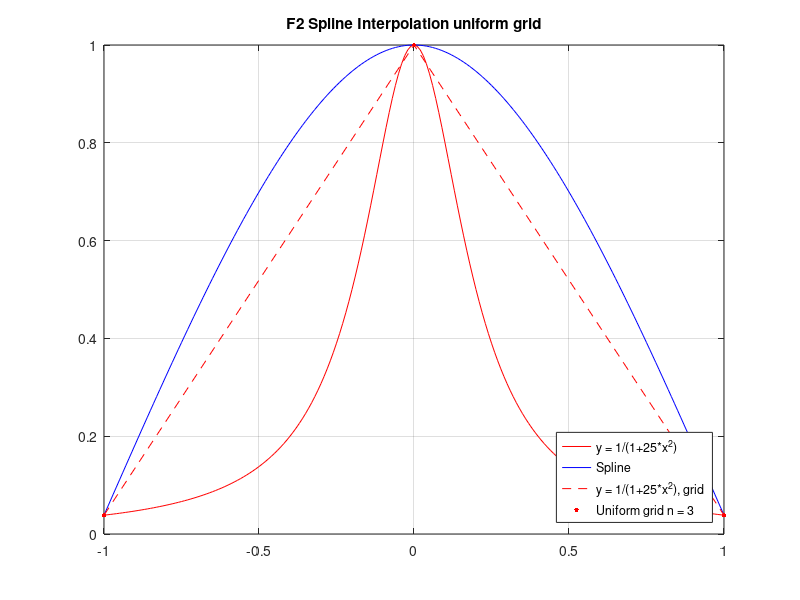
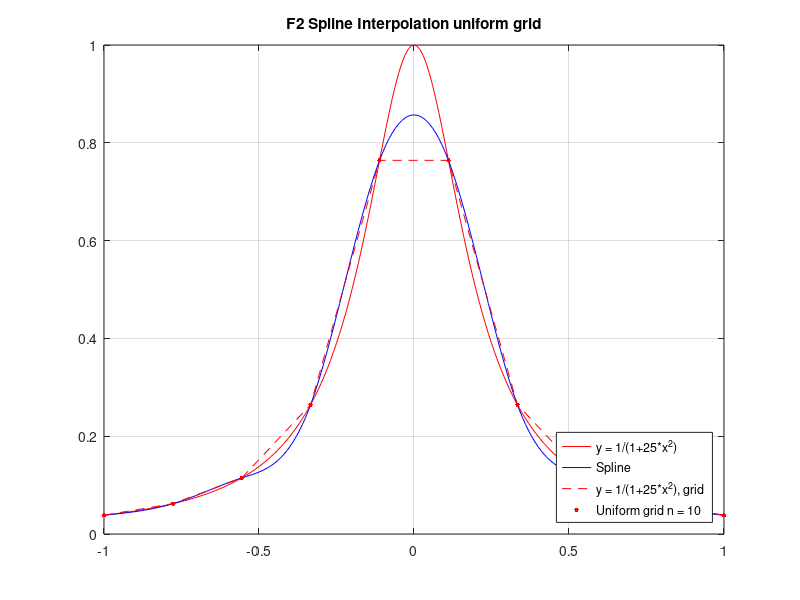
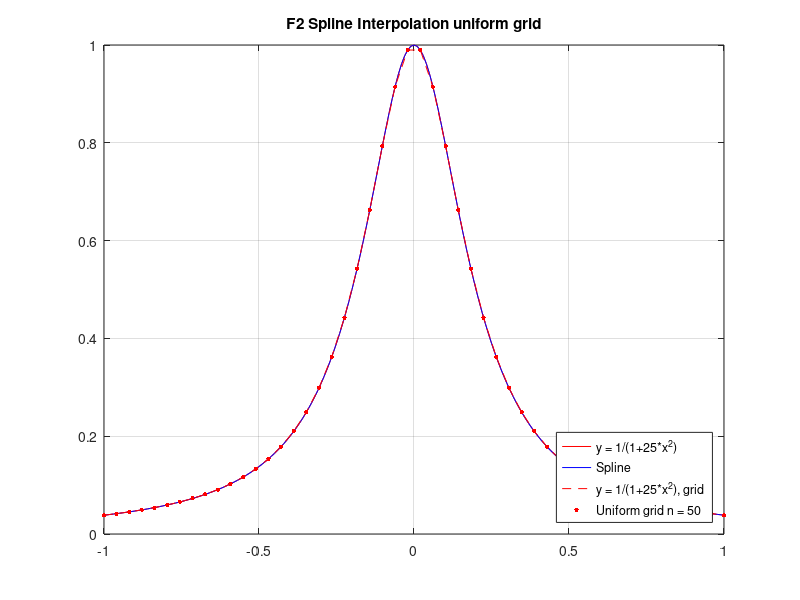

Here is the MATLAB script that generated these plots, in order:
% Интерполяция сплайнами F2 равномерная сетка (n = 3)
dot_x=[-1  0  1];
dot_y=[0.0384615  1  0.0384615];

x = [-1:0.01:1];
y = 1./(1+25.*x.^2);
plot(x,y,'r');
hold on

x=[-1:0.01:1];
y=[0.0384615  0.0528841  0.0673038  0.0817178  0.0961231  0.110517  0.124896  0.139258  0.1536  0.167919  0.182212  0.196475  0.210708  0.224905  0.239065  0.253185  0.267262  0.281292  0.295273  0.309202  0.323077  0.336894  0.35065  0.364343  0.377969  0.391526  0.405012  0.418422  0.431754  0.445005  0.458173  0.471254  0.484246  0.497146  0.50995  0.522656  0.535262  0.547763  0.560158  0.572443  0.584615  0.596673  0.608612  0.620429  0.632123  0.64369  0.655127  0.666431  0.6776  0.68863  0.699519  0.710264  0.720862  0.731309  0.741604  0.751743  0.761723  0.771542  0.781196  0.790683  0.8  0.809144  0.818112  0.8269  0.835508  0.84393  0.852165  0.86021  0.868062  0.875717  0.883173  0.890427  0.897477  0.904319  0.91095  0.917368  0.923569  0.929551  0.935312  0.940847  0.946154  0.95123  0.956073  0.960679  0.965046  0.969171  0.97305  0.976681  0.980062  0.983188  0.986058  0.988668  0.991015  0.993098  0.994912  0.996454  0.997723  0.998715  0.999427  0.999856  1  0.999856  0.999427  0.998715  0.997723  0.996454  0.994912  0.993098  0.991015  0.988668  0.986058  0.983188  0.980062  0.976681  0.97305  0.969171  0.965046  0.960679  0.956073  0.95123  0.946154  0.940847  0.935312  0.929551  0.923569  0.917368  0.91095  0.904319  0.897477  0.890427  0.883173  0.875717  0.868062  0.86021  0.852165  0.84393  0.835508  0.8269  0.818112  0.809144  0.8  0.790683  0.781196  0.771542  0.761723  0.751743  0.741604  0.731309  0.720862  0.710264  0.699519  0.68863  0.6776  0.666431  0.655127  0.64369  0.632123  0.620429  0.608612  0.596673  0.584615  0.572443  0.560158  0.547763  0.535262  0.522656  0.50995  0.497146  0.484246  0.471254  0.458173  0.445005  0.431754  0.418422  0.405012  0.391526  0.377969  0.364343  0.35065  0.336894  0.323077  0.309202  0.295273  0.281292  0.267262  0.253185  0.239065  0.224905  0.210708  0.196475  0.182212  0.167919  0.1536  0.139258  0.124896  0.110517  0.0961231  0.0817178  0.0673038  0.0528841  0.0384615];
plot(x,y,'b');

plot(dot_x,dot_y,'r--');

for i = 1:3
    plot(dot_x(i), dot_y(i), 'r.','MarkerSize', 10);
end


title('F2 Spline Interpolation uniform grid');
legend({'y = 1/(1+25*x^2)', 'Spline', 'y = 1/(1+25*x^2), grid', 'Uniform grid n = 3'}, 'Location', 'southeast');

%  xlim ([-3.1 3.1]);
%  ylim ([-0.1 3.1]);

grid on;
hold off

% Интерполяция сплайнами F2 равномерная сетка (n = 10)
figure;
dot_x = [-1  -0.777778  -0.555556  -0.333333  -0.111111  0.111111  0.333333  0.555556  0.777778  1];
dot_y = [0.0384615  0.0620214  0.114731  0.264706  0.764151  0.764151  0.264706  0.114731  0.0620214  0.0384615 ];

x = [-1:0.01:1];
y = 1./(1+25.*x.^2);
plot(x,y,'r');
hold on

x=[-1:0.01:1];
y=[0.0384615  0.0391034  0.0397504  0.0404076  0.04108  0.0417728  0.0424911  0.0432399  0.0440244  0.0448497  0.0457207  0.0466427  0.0476207  0.0486598  0.0497652  0.0509418  0.0521948  0.0535293  0.0549504  0.0564631  0.0580727  0.059784  0.0616023  0.0635315  0.0655665  0.0676977  0.0699156  0.0722106  0.0745734  0.0769942  0.0794637  0.0819723  0.0845104  0.0870685  0.0896371  0.0922067  0.0947678  0.0973107  0.0998261  0.102304  0.104736  0.107111  0.109421  0.111655  0.113805  0.115863  0.117862  0.119872  0.121963  0.124206  0.12667  0.129426  0.132543  0.136093  0.140146  0.144771  0.15004  0.156022  0.162787  0.170406  0.178949  0.188487  0.199089  0.210826  0.223768  0.237985  0.253548  0.270526  0.288912  0.308582  0.329403  0.351242  0.373964  0.397437  0.421526  0.446098  0.471019  0.496156  0.521375  0.546543  0.571526  0.59619  0.620402  0.644028  0.666935  0.688989  0.710056  0.730003  0.748696  0.766001  0.781816  0.796125  0.808928  0.820224  0.830014  0.838298  0.845076  0.850348  0.854113  0.856373  0.857126  0.856373  0.854113  0.850348  0.845076  0.838298  0.830014  0.820224  0.808928  0.796125  0.781816  0.766001  0.748696  0.730003  0.710056  0.688989  0.666935  0.644028  0.620402  0.59619  0.571526  0.546543  0.521375  0.496156  0.471019  0.446098  0.421526  0.397437  0.373964  0.351242  0.329403  0.308582  0.288912  0.270526  0.253548  0.237985  0.223768  0.210826  0.199089  0.188487  0.178949  0.170406  0.162787  0.156022  0.15004  0.144771  0.140146  0.136093  0.132543  0.129426  0.12667  0.124206  0.121963  0.119872  0.117862  0.115863  0.113805  0.111655  0.109421  0.107111  0.104736  0.102304  0.0998261  0.0973107  0.0947678  0.0922067  0.0896371  0.0870685  0.0845104  0.0819723  0.0794637  0.0769942  0.0745734  0.0722106  0.0699156  0.0676977  0.0655665  0.0635315  0.0616023  0.059784  0.0580727  0.0564631  0.0549504  0.0535293  0.0521948  0.0509418  0.0497652  0.0486598  0.0476207  0.0466427  0.0457207  0.0448497  0.0440244  0.0432399  0.0424911  0.0417728  0.04108  0.0404076  0.0397504  0.0391034  0.0384615];
plot(x,y,'b');

plot(dot_x,dot_y,'r--');

for i = 1:10
    plot(dot_x(i), dot_y(i), 'r.','MarkerSize', 10);
end

title('F2 Spline Interpolation uniform grid');
legend({'y = 1/(1+25*x^2)', 'Spline', 'y = 1/(1+25*x^2), grid', 'Uniform grid n = 10'}, 'Location', 'southeast');

%  xlim ([-1.1 1.1]);
%  ylim ([-0.1 1.1]);

grid on;
hold off

% Интерполяция сплайнами F2 равномерная сетка (n = 50)
figure;
dot_x=[-1  -0.959184  -0.918367  -0.877551  -0.836735  -0.795918  -0.755102  -0.714286  -0.673469  -0.632653  -0.591837  -0.55102  -0.510204  -0.469388  -0.428571  -0.387755  -0.346939  -0.306122  -0.265306  -0.22449  -0.183673  -0.142857  -0.102041  -0.0612245  -0.0204082  0.0204082  0.0612245  0.102041  0.142857  0.183673  0.22449  0.265306  0.306122  0.346939  0.387755  0.428571  0.469388  0.510204  0.55102  0.591837  0.632653  0.673469  0.714286  0.755102  0.795918  0.836735  0.877551  0.918367  0.959184  1];
dot_y=[0.0384615  0.0416652  0.0452797  0.0493769  0.0540449  0.0593925  0.0655545  0.0727003  0.0810437  0.0908575  0.102493  0.116406  0.133196  0.153654  0.178832  0.210135  0.249429  0.299153  0.36236  0.442499  0.542476  0.662162  0.793457  0.914318  0.989695  0.989695  0.914318  0.793457  0.662162  0.542476  0.442499  0.36236  0.299153  0.249429  0.210135  0.178832  0.153654  0.133196  0.116406  0.102493  0.0908575  0.0810437  0.0727003  0.0655545  0.0593925  0.0540449  0.0493769  0.0452797  0.0416652  0.0384615];

x = [-1:0.01:1];
y = 1./(1+25.*x.^2);
plot(x,y,'r');
hold on

x=[-1:0.01:1];
y=[0.0384615  0.0392272  0.0400002  0.0407879  0.0415979  0.0424364  0.0433043  0.0442011  0.045126  0.0460786  0.04706  0.0480719  0.049116  0.0501942  0.051308  0.0524588  0.053648  0.0548772  0.0561482  0.057463  0.0588235  0.0602318  0.0616902  0.063201  0.0647668  0.06639  0.0680734  0.0698201  0.0716332  0.0735159  0.0754715  0.0775042  0.0796178  0.0818163  0.0841041  0.0864863  0.0889679  0.0915541  0.0942505  0.0970635  0.0999999  0.103066  0.10627  0.109619  0.113122  0.116788  0.120627  0.124649  0.128866  0.133289  0.137931  0.142805  0.147929  0.153315  0.158982  0.164947  0.171232  0.177857  0.184842  0.192214  0.199999  0.208225  0.216919  0.226115  0.235848  0.246154  0.257069  0.268635  0.280897  0.293901  0.307692  0.32232  0.337837  0.354295  0.371748  0.390246  0.409837  0.43057  0.452492  0.475634  0.500008  0.525624  0.552492  0.580576  0.609781  0.640005  0.671147  0.703029  0.735346  0.767776  0.800001  0.831629  0.862118  0.890905  0.917425  0.941126  0.961484  0.97798  0.990097  0.997413  0.999852  0.997413  0.990097  0.97798  0.961484  0.941126  0.917425  0.890905  0.862118  0.831629  0.800001  0.767776  0.735346  0.703029  0.671147  0.640005  0.609781  0.580576  0.552492  0.525624  0.500008  0.475634  0.452492  0.43057  0.409837  0.390246  0.371748  0.354295  0.337837  0.32232  0.307692  0.293901  0.280897  0.268635  0.257069  0.246154  0.235848  0.226115  0.216919  0.208225  0.199999  0.192214  0.184842  0.177857  0.171232  0.164947  0.158982  0.153315  0.147929  0.142805  0.137931  0.133289  0.128866  0.124649  0.120627  0.116788  0.113122  0.109619  0.10627  0.103066  0.0999999  0.0970635  0.0942505  0.0915541  0.0889679  0.0864863  0.0841041  0.0818163  0.0796178  0.0775042  0.0754715  0.0735159  0.0716332  0.0698201  0.0680734  0.06639  0.0647668  0.063201  0.0616902  0.0602318  0.0588235  0.057463  0.0561482  0.0548772  0.053648  0.0524588  0.051308  0.0501942  0.049116  0.0480719  0.04706  0.0460786  0.045126  0.0442011  0.0433043  0.0424364  0.0415979  0.0407879  0.0400002  0.0392272  0.0384615];
plot(x,y,'b');

plot(dot_x,dot_y,'r--');

for i = 1:50
    plot(dot_x(i), dot_y(i), 'r.','MarkerSize', 10);
end

title('F2 Spline Interpolation uniform grid');
legend({'y = 1/(1+25*x^2)', 'Spline', 'y = 1/(1+25*x^2), grid', 'Uniform grid n = 50'}, 'Location', 'southeast');

%   xlim ([-3.1 3.1]);
%   ylim ([-0.1 1.1]);

grid on;
hold off
